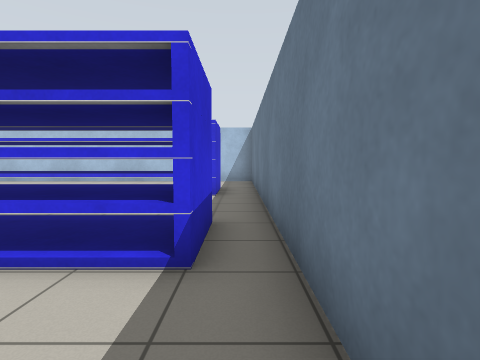
view 1 (above)

20 first-person views from a walk through a world built for the Gazebo simulator. The camera is 1 m above the floor, tilts 4° down and sees 80° across. The floor is counted in squares, 1 m on a side. Each view is taken from the middle of a square. On the plan, view 1 faces up. The plan holds only what a view shows up to about 12 squares ahead; the rest is blank.

view 2
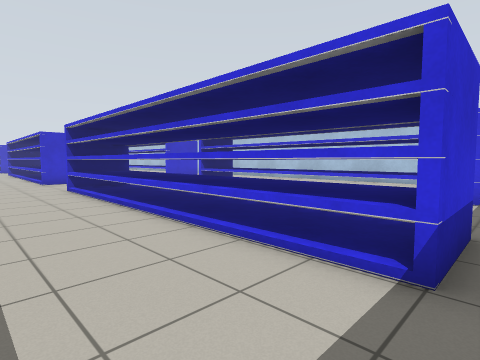

view 3
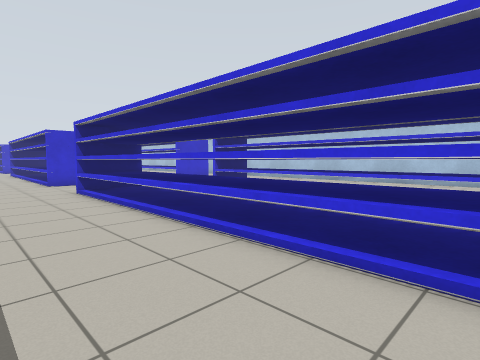

view 4
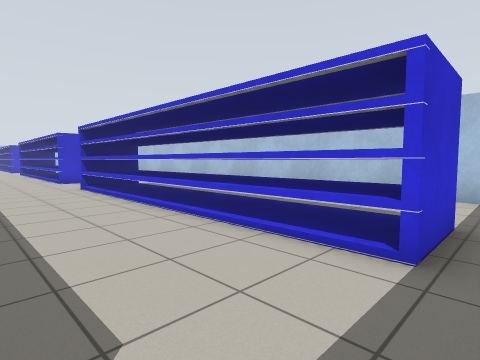

view 5
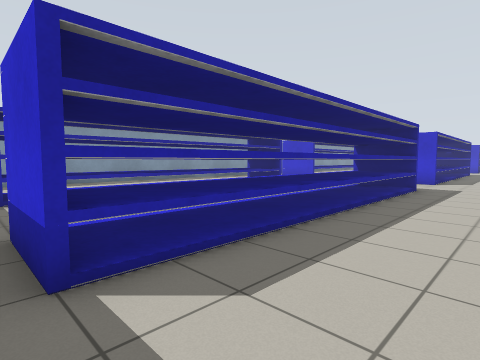

view 6
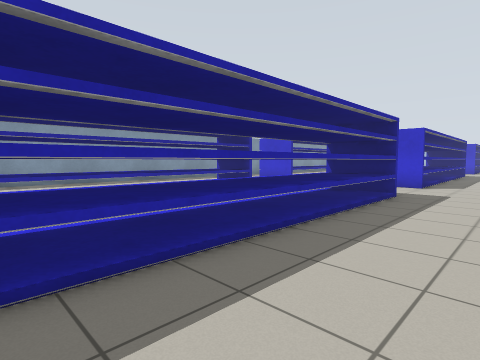

view 7
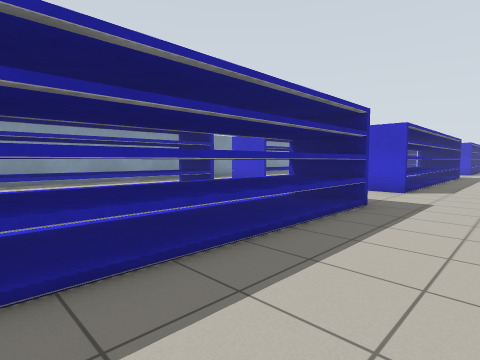

view 8
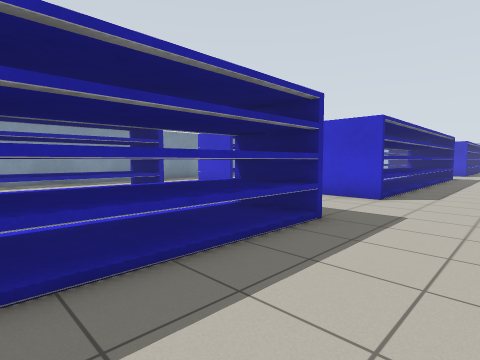

view 9
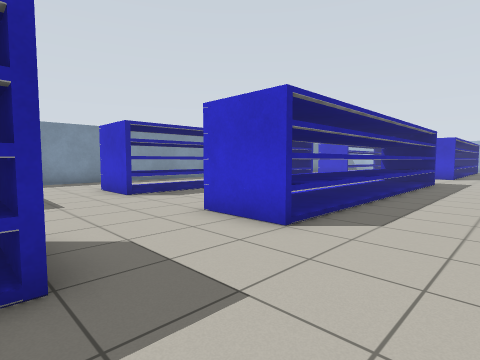

view 10
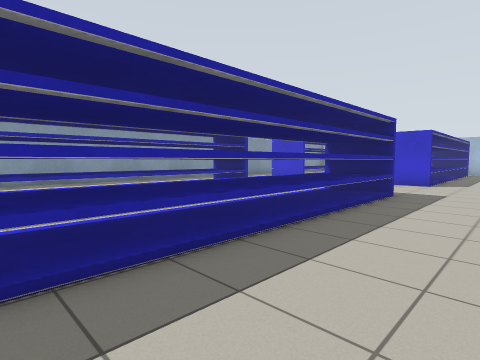

view 11
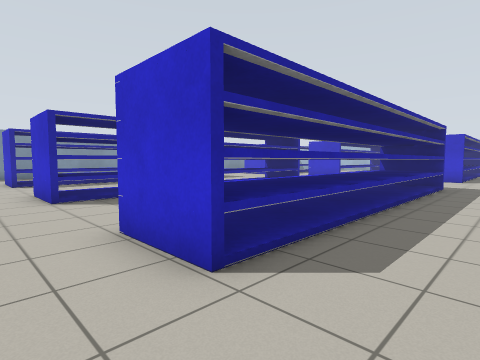

view 12
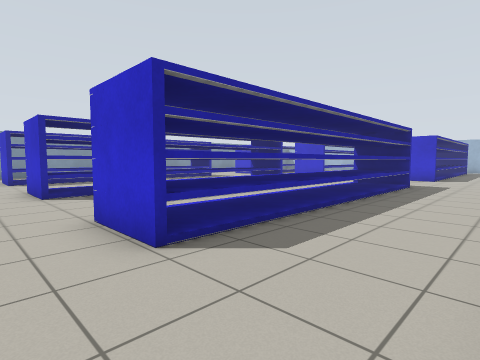

view 13
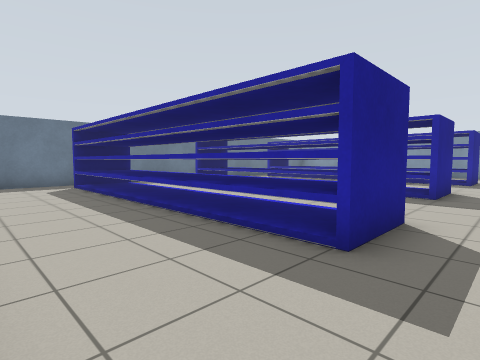

view 14
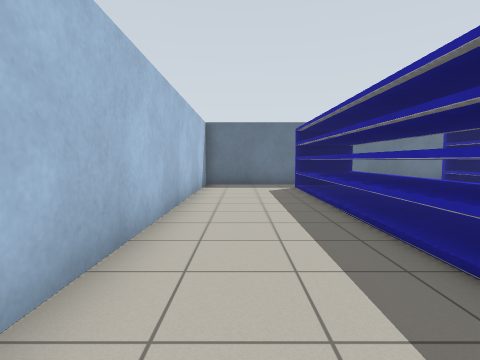

view 15
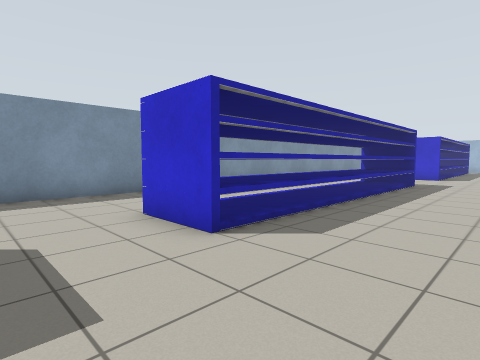

view 16
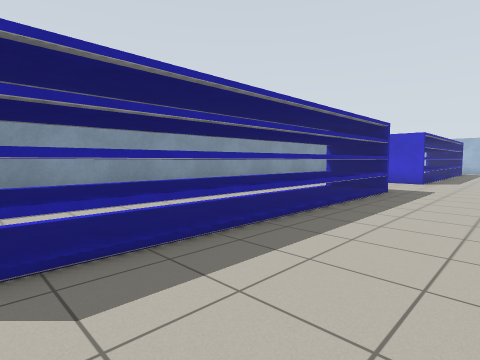

view 17
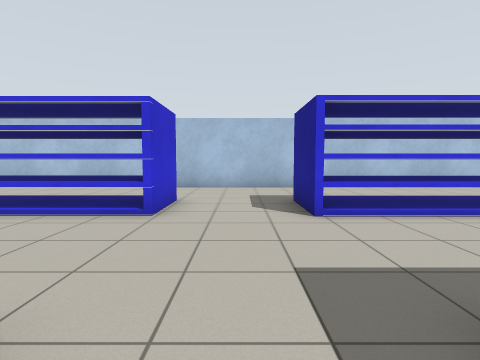

view 18
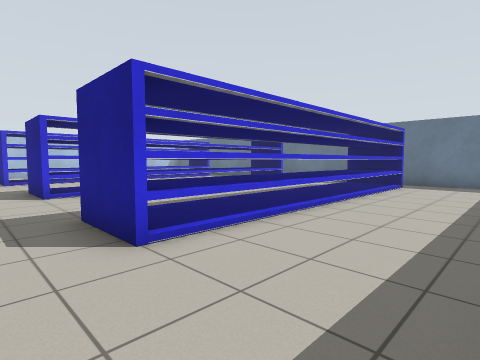

view 19
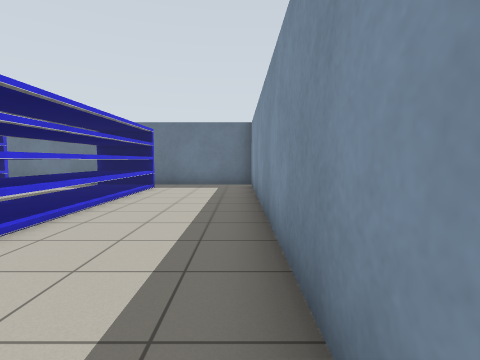

view 20
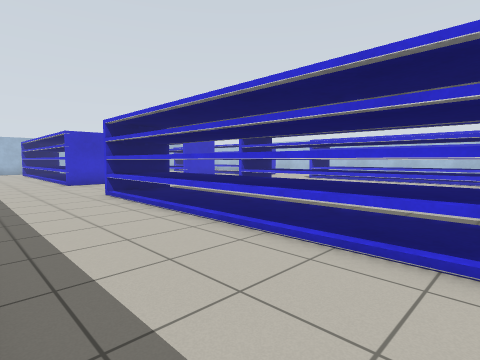

### Floor plan
Points are (right, up) in squares from view 1. A wall is a line through its corners. A room is listed if a view was taken in it or the views show most of it. See-through windows are left out.
Room 1 (views 1, 2, 3, 4, 5, 6, 7, 8, 9, 11, 12, 13, 14, 15, 17, 18, 19)
walls: (0.6, -0.4) (0.6, 13.4) (-12.6, 13.4); (-13.6, -6.5) (0.1, -6.5); (0.6, -6.5) (0.6, -2.5)
ways out: opening at (-14, -5) to room 2; opening at (-14, 3.5) to room 2; opening at (-13.3, 12) to room 2
objects: shelf (-10, -3) to (-1, -1); shelf (-10, 3) to (-1, 4); shelf (-10, 8) to (-1, 10)
Room 2 (views 10, 16, 20)
walls: (-12.6, 13.4) (-20.8, 13.4); (-22.6, -6.5) (-13.6, -6.5)
ways out: opening at (-14, -5) to room 1; opening at (-14, 3.5) to room 1; opening at (-13.3, 12) to room 1; opening at (-23, -5); opening at (-23, 3.5); opening at (-22.3, 12)
objects: shelf (-23, -3) to (-14, -1); shelf (-23, 3) to (-14, 4); shelf (-23, 8) to (-14, 10)

Positions as (right, up) in squares from view 1, and headings:
1: (0, 0), facing up
2: (0, 0), facing up-left
3: (-1, 0), facing up-left
4: (0, 5), facing up-left
5: (0, 7), facing down-left
6: (-2, 7), facing down-left
7: (-4, 7), facing down-left
8: (-6, 7), facing down-left
9: (-10, 7), facing down-left
10: (-15, 7), facing down-left
11: (-12, 12), facing down-left
12: (-12, 13), facing down-left
13: (-12, 13), facing down-right
14: (-11, 12), facing right
15: (-11, 2), facing down-left
16: (-14, 2), facing down-left
17: (-12, 3), facing up
18: (-12, -6), facing up-right
19: (-11, -6), facing right
20: (-15, -6), facing up-left
